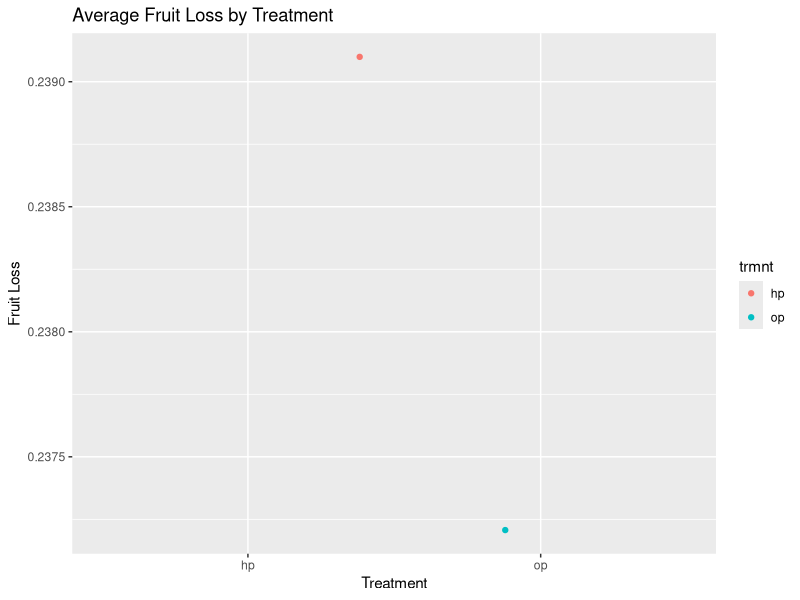
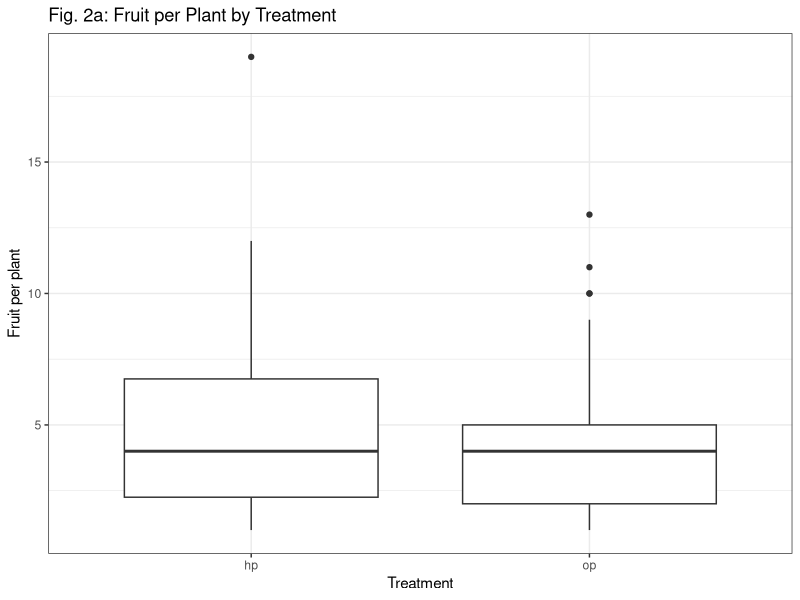
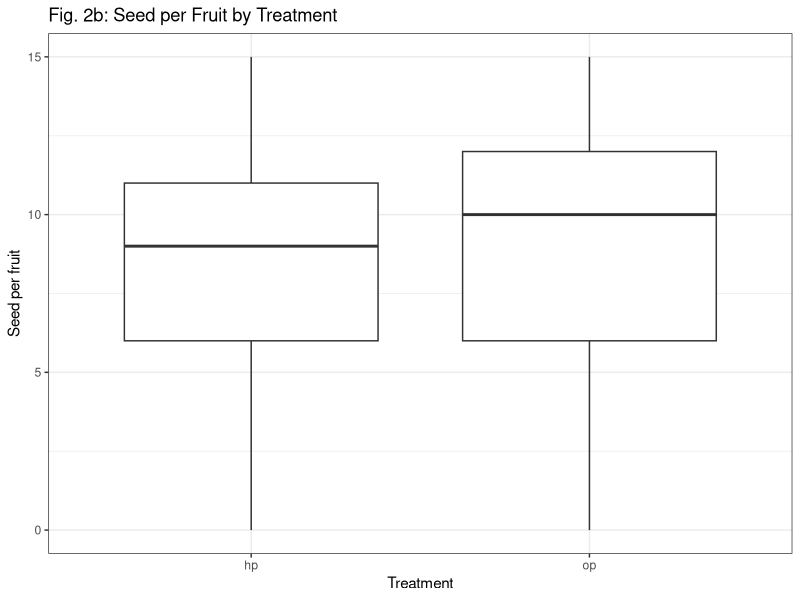
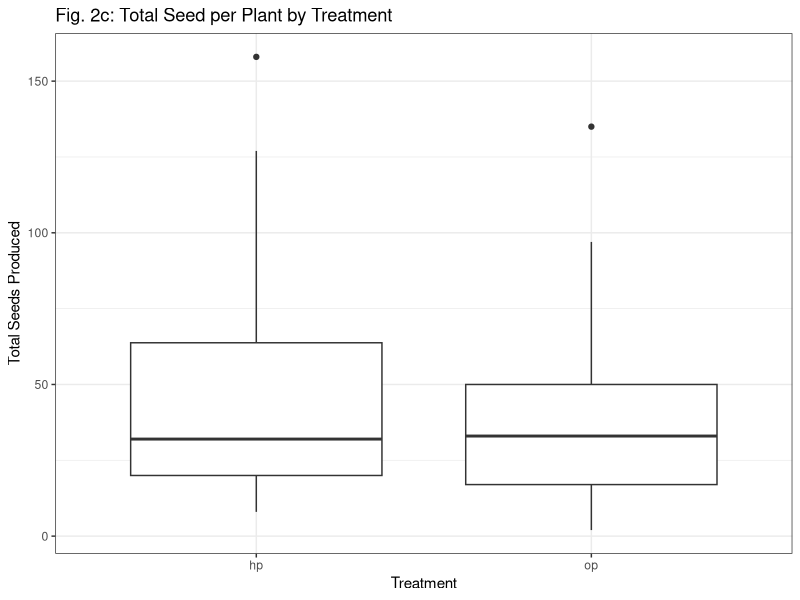
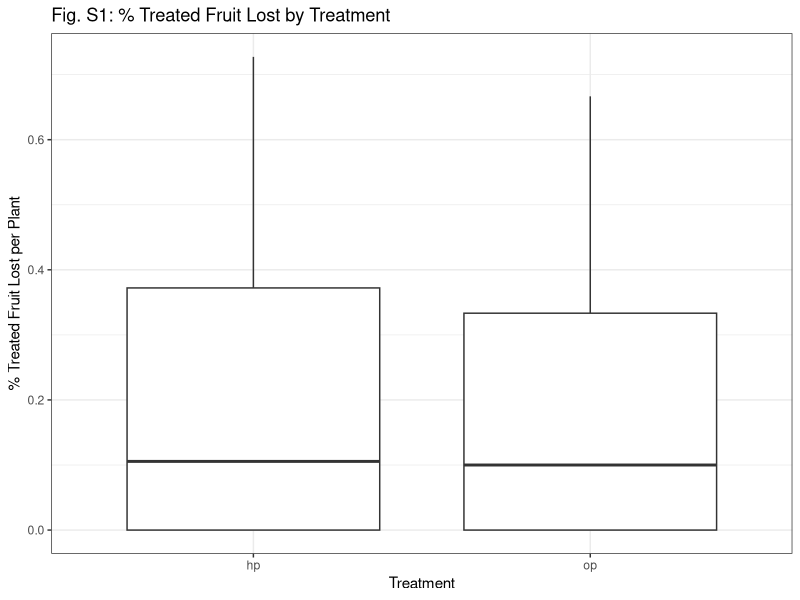
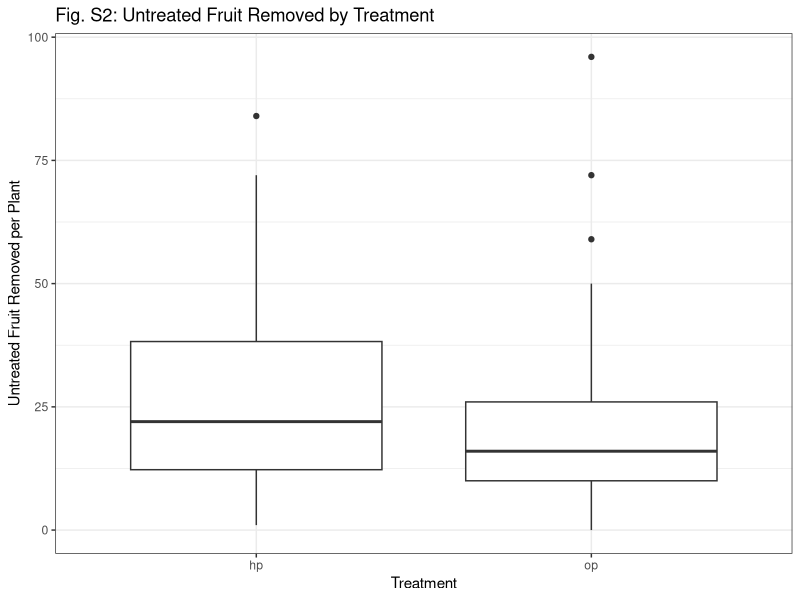
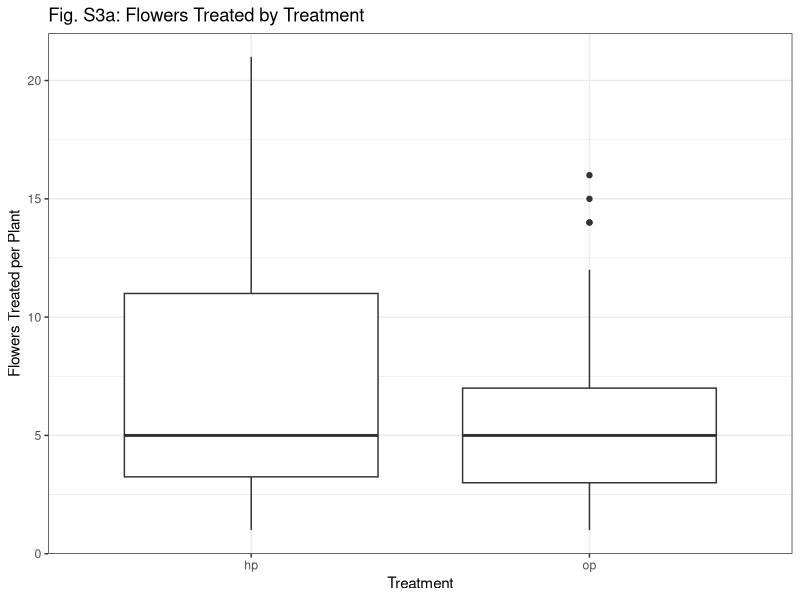
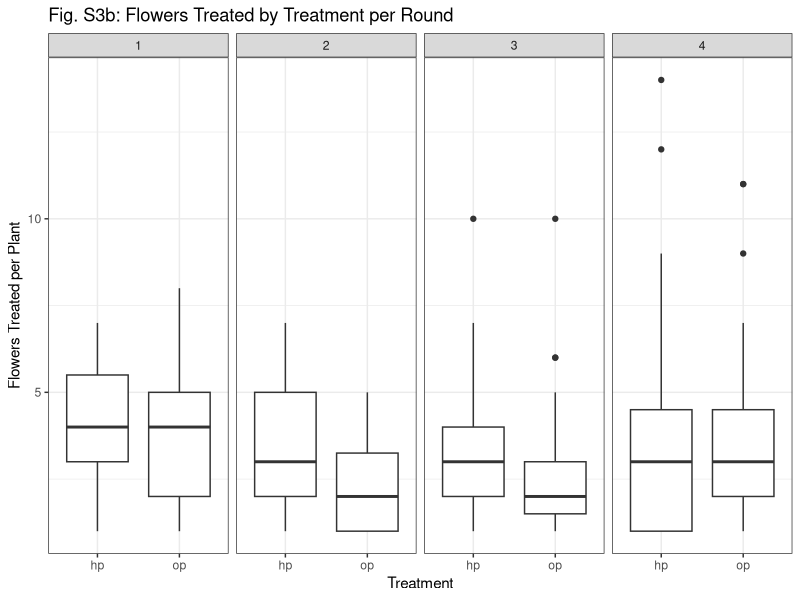

Reproduce these figures in R, in order. (Note: this script raises an error after producing the figures.)
### Jan 2019 code
#### data for summary tables and results section
library(tidyverse)
pollination<-read.csv("data/pollination_2017_pp_plant_trait.csv")
#upload seed data merged with the environmental data
seed_land<-read.csv("data/seed_land.csv")
seed_land<-seed_land%>%filter(plot=="hi")

# # of distinct plants used
pollination<-pollination%>%filter(plot=="hi")
n_distinct(pollination$ID) # of distinct plants

pollination%>% group_by(trmnt)%>% summarize(n_plants=n_distinct(ID)) # of times treated

# # of distinct plants we collected seed from
n_distinct(seed_land$ID)

# seed and fruit data summary
seed_tbl<-seed_land%>%
  filter(plot=="hi")%>% # select only the hi density plots
  group_by(trmnt)%>%
  summarise(n_plants=n_distinct(ID),n_fruit=n(),avg_seed=mean(total.seeds),median=median(total.seeds), 
                    sd=sd(total.seeds), var=var(total.seeds))
seed_tbl
mean(seed_tbl$n_fruit)
nrow(seed_land)


tot_seed_tbl<-seed_land%>%
  filter(plot=="hi")%>%
  group_by(trmnt,ID)%>%
  summarise(sum_seeds=sum(total.seeds), n_fruit=n())%>%
  group_by(trmnt)%>%
  summarise(n_plants=n(),total_fruit=sum(n_fruit),
            avg_n_fruit=mean(n_fruit), total_seeds=sum(sum_seeds),
            avg_sum_seeds=mean(sum_seeds), med_sum_seeds=median(sum_seeds),
            seeds_fruit=total_seeds/total_fruit,
            avg_seeds_fruit=avg_sum_seeds/avg_n_fruit)


# table of flowers treated, fruit recovered, and %fruit loss
flower_tbl<-seed_land%>%
  filter(plot=="hi")%>%
  group_by(trmnt,ID,round)%>%
  summarize(n_fruit=n(), n_flowers=(sum(flowers)/n()))%>%
  group_by(trmnt)%>%
    summarise(n_fruit_collected=sum(n_fruit),n_flowers_treated=sum(n_flowers),
              avg_fruit_coll=mean(n_fruit),avg_flowers_treated=mean(n_flowers),
              medfruit_coll=median(n_fruit),med_flowers_treated=median(n_flowers),
              frt_loss=1-(n_fruit_collected/n_flowers_treated))
ggplot(flower_tbl, aes(trmnt ,frt_loss, color=trmnt)) +geom_jitter()+ 
  labs(x="Treatment" ,y="Fruit Loss")+
  ggtitle("Average Fruit Loss by Treatment")

mean(flower_tbl$n_flowers)
median(flower_tbl$n_fruit)

median(flower_tbl$frt_loss)

1-(mean(flower_tbl$n_fruit/mean(flower_tbl$n_flowers)))

# plots for fig 2. Boxplots of two treatments

#fruits per plant
seed_land%>%
group_by(ID,trmnt)%>%
  summarize(n_fruit=n())%>%
  ggplot(aes(trmnt ,n_fruit)) +geom_boxplot()+ theme_bw()+
  labs(x="Treatment" ,y="Fruit per plant")+
  ggtitle("Fig. 2a: Fruit per Plant by Treatment")
#seeds per fruit per plant
seed_land%>%
  ggplot(aes(trmnt ,total.seeds)) +geom_boxplot()+ theme_bw()+
  labs(x="Treatment" ,y="Seed per fruit")+
  ggtitle("Fig. 2b: Seed per Fruit by Treatment")
#total seeds produced across all fruits collected for a plant 
seed_land%>%group_by(trmnt, ID)%>%
  summarize(sum_seed=sum(total.seeds))%>%
  ggplot(aes(trmnt ,sum_seed ))+geom_boxplot()+ theme_bw()+
  labs(x="Treatment" ,y="Total Seeds Produced")+
  ggtitle("Fig. 2c: Total Seed per Plant by Treatment")

#supplement table 1
#% treated fruit lost
seed_land%>%group_by(trmnt,ID,round)%>%
  summarize(n_fruit=n(), n_flowers=(sum(flowers)/n()))%>%
  group_by(trmnt,ID)%>%
  summarize(sum_fruit=sum(n_fruit), sum_flowers=sum(n_flowers),
            fruit_loss=1-(sum_fruit)/(sum_flowers))%>%
  ggplot(aes(trmnt ,fruit_loss))+geom_boxplot()+ theme_bw()+
  labs(x="Treatment" ,y="% Treated Fruit Lost per Plant")+
  ggtitle("Fig. S1: % Treated Fruit Lost by Treatment")
#supplement table 2
# # fruit removed by trmnt
seed_land%>%
  group_by(trmnt,ID,round)%>%
  summarize(frt_rem=(sum(frt_removed))/n())%>%
  group_by(trmnt,ID)%>%
  summarize(tot_frt_rem=sum(frt_rem))%>%
  ggplot(aes(trmnt ,tot_frt_rem)) +geom_boxplot()+ theme_bw()+
  labs(x="Treatment" ,y="Untreated Fruit Removed per Plant")+
  ggtitle("Fig. S2: Untreated Fruit Removed by Treatment")
## table for untreated frt removal
mean_frt_rem<-seed_land%>%
  group_by(trmnt,ID,round)%>%
  summarize(frt_rem=(sum(frt_removed))/n())%>%
  group_by(trmnt,ID)%>%
  summarize(tot_frt_rem=sum(frt_rem))%>%
  group_by(trmnt)%>%
  summarize(mean_frt_rem=mean(tot_frt_rem), med_frt_rem=median(tot_frt_rem))

##supplement 3
# 3a
## flower production total
seed_land%>%group_by(trmnt,ID,round)%>%
  summarize(n_fruit=n(), n_flowers=(sum(flowers)/n()))%>%
  group_by(trmnt,ID)%>%
  summarize(sum_fruit=sum(n_fruit), sum_flowers=sum(n_flowers),
            fruit_loss=1-(sum_fruit)/(sum_flowers))%>%
  ggplot(aes(trmnt ,sum_flowers))+geom_boxplot()+ theme_bw()+
  labs(x="Treatment" ,y="Flowers Treated per Plant")+
  ggtitle("Fig. S3a: Flowers Treated by Treatment")
#3b
## flower production by round
seed_land%>%group_by(trmnt,ID,round)%>%
  summarize(n_fruit=n(), n_flowers=(sum(flowers)/n()))%>%
  ggplot(aes(trmnt ,n_flowers))+geom_boxplot()+ 
  facet_grid(.~round)+
theme_bw()+
  labs(x="Treatment" ,y="Flowers Treated per Plant")+
  ggtitle("Fig. S3b: Flowers Treated by Treatment per Round")
  
  
  
  
  
  ##############
###############################
#pre 2019 code ## 
# Mostly tables but some plots
#########
  ### Pollinated Ovules /  Fruit

trmnt_tbl<-seed_land%>%
  group_by(round, ID,trmnt)%>%
  summarise(n_fruit=n(),n_flowers=sum(unique(flowers)),
            frt_loss=(1-(n_fruit/n_flowers)))%>% 
  group_by(ID,trmnt)%>%
  summarise(n_fruit=sum(n_fruit),n_flowers=sum(n_flowers),
            frt_loss=1-(n_fruit/n_flowers))=
  group_by(trmnt)%>%
  summarise(n_fruit=sum(n_fruit),n_flowers=sum(n_flowers),
            frt_loss=(1-(n_fruit/n_flowers))) 
  
ggplot(trmnt_tbl, aes(trmnt ,frt_loss, color=trmnt)) +geom_jitter()+ 
  labs(x="Treatment" ,y="Fruit Loss")+
  ggtitle("Average Fruit Loss by Treatment")


# table of mean, median, variance in poll_ovules

### These numbers seem to match Lee & Bazzaz 1982:
### Control plants in their study (no fruit removal) matured fruit w/ avg 11.3 ov and 11.1 devo seeds
### Plants with highest level of fruit removal (80% fruit removed) matured fruit w/ avg 9.9 ov and 8.2 seeds

### Other nuggets of info:
### We collected more HP fruit than OP fruit
### OP fruit had, on average, .5 more ovules than HP fruit.


# Pollinated Ovules/Total Ovules / Fruit

pollratio_tbl<-summarise(seed_land,fruit_count=n(), avg_pol=mean(poll_ovules/total.ovules), med_pol=median(poll_ovules/total.ovules),
                         var_pol=var(poll_ovules/total.ovules), sd_pol=sd(poll_ovules/total.ovules), 
                         coef_var_pol=(sd_pol/avg_pol))

pollratio_tbl



# Pollen Limitation (Total Ovules - Pollinated Ovules) / Fruit


pl_tbl<-summarise(seed_land,n_fruit=n(), avg=mean(poll_lim),median=median(poll_lim), 
                  sd=sd(poll_lim), var=var(poll_lim),coef_var=sd/avg)
pl_tbl




############
##### Site Response Variable Tables


#Total Seeds / Site

#Seeds collected per site

seed_site_total<- seed_land %>%
  group_by(site) %>%
  summarise(fruit_count = n(), seeds=sum(total.seeds),avg_seeds=mean(total.seeds), med_seeds=median(total.seeds),
            sd_seeds=sd(total.seeds), var_seeds=var(total.seeds))
seed_site_total

### seeds collected per site, round, and treatment

seed_site<- seed_land %>%
  group_by(site,prop.c,round,trmnt) %>%
  summarise(fruit_count = n(), seeds=sum(total.seeds),avg_seeds=mean(total.seeds), med_seeds=median(total.seeds),
            sd_seeds=sd(total.seeds), var_seeds=var(total.seeds))

seed_site



#Pollen Limitation / Site Table + Scatter plots

#Degree of pollen limitation (Poll ovules - total ovules) per fruit at the site level

### Pollen Limitation by site and round
pl_site<- seed_land %>%
  group_by(site,prop.c,trmnt) %>%
  summarise(fruit_count = n(), avg_pl=mean(poll_lim), med_pl=median(poll_lim),
            var_pl=var(poll_lim), sd_pl=sd(poll_lim), coef_var_pl=(sd_pl/avg_pl))


#ggplot(pl/site, aes(reorder(site,prop.c), avg_pl)) + geom_violin(draw_quantiles=.5) +ggtitle("avgPL by Site")
ggplot(pl_site, aes(prop.c,avg_pl,color=trmnt)) +geom_jitter() +
  ggtitle("Avg PL by % Development")+geom_smooth(method=lm,se=FALSE)

ggplot(pl_site, aes(prop.c,med_pl, color=trmnt)) +geom_point() +
  ggtitle("Med PL by % Development") +geom_smooth(method=lm,se=FALSE)


ggplot(pl_site, aes(prop.c,var_pl, color=trmnt)) +geom_point()+
  geom_smooth(method=lm, se=FALSE) +ggtitle("Variance in PL by % Development")


ggplot(pl_site, aes(prop.c,coef_var_pl)) +geom_point(aes(color=site)) +ggtitle("CV of PL by % Development")



####
# Pollinated Ovules / Site Table

#Number Ovules pollinated in a fruit at the site level

####
pol_ov_site<- seed_land %>%
  group_by(site,prop.c) %>%
  summarise(fruit_count = n(), avg_pol=mean(poll_ovules), med_pol=median(poll_ovules),
            var_pol=var(poll_ovules), sd_pol=sd(poll_ovules), coef_var_pol=(sd_pol/avg_pol))


ggplot(pol_ov_site, aes(prop.c,avg_pol)) +geom_point(aes(color=site)) +ggtitle("Avg Pol Ov by % Development")

ggplot(pol_ov_site, aes(prop.c,med_pol)) +geom_point(aes(color=site)) +ggtitle("Med Poll Ov by % Development")

ggplot(pol_ov_site, aes(prop.c,var_pol)) +geom_point(aes(color=site)) +ggtitle("Variance in Pol Ov by % Development")

ggplot(pol_ov_site, aes(prop.c,coef_var_pol)) +geom_point(aes(color=site)) +ggtitle("CV of Pol Ov by % Development")


# Pollinated Ovule/Virgin Ovules / Site & % Developed

#The proportion of available ovules pollinated in a fruit at the site level


polr_Site<- seed_land %>%
  group_by(site,prop.c,trmnt) %>%
  summarise(fruit_count=n(), avg_pol=mean(poll_ovules/total.ovules), med_pol=median(poll_ovules/total.ovules),
            var_pol=var(poll_ovules/total.ovules), sd_pol=sd(poll_ovules/total.ovules), 
            coef_var_pol=(sd_pol/avg_pol))



ggplot(pol_ratio_site , aes(prop.c,avg_pol)) +geom_point(aes(color=site))  

+ggtitle("Avg Pol Ratio by % Development")

ggplot(pol_ratio_site, aes(prop.c,med_pol)) +geom_point(aes(color=site)) +ggtitle("Med Poll Ov Ratio by % Development")

ggplot(pol_ratio_site, aes(prop.c,var_pol)) +geom_point(aes(color=site)) +ggtitle("Variance in Pol Ov Ratio by % Development")

ggplot(pol_ratio_site, aes(prop.c,coef_var_pol)) +geom_point(aes(color=site)) +ggtitle("CV of Pol Ov Ratio by % Development")           

######################################
# Big ole tables of response variables-->
#  Treatment/Site & % Developed
 # & Treatment/Site x Round & % Devo
####################################

### The ratio of pollinated ovules/total ovules and total - pollinated responses are decreasing 
### with increasing agricultural development around site.
### let's look at how treatments are influencing these results

### First let's build a big table including all response variables

#Running avg, med, var for each response variable:
# Pollinated Ovules/TOtal Ovules (pr), TotOv-PolOv (Topo), pollinated ovules (polov), and seed (seed)
### Maybe add total.seeds/total.ovules (so)??


trmnt_sitexx<- seed_land %>%# initially group by ID
  group_by(site,prop.c,plot,trmnt,ID) %>%
  summarise(fruit_count=n(), avg_pr=mean(poll_ovules/total.ovules), med_pr=median(poll_ovules/total.ovules),
            var_pr=var(poll_ovules/total.ovules), avg_topo=mean(total.ovules-poll_ovules),
           var_topo=var(total.ovules-poll_ovules),
            avg_polov=mean(poll_ovules), var_polov=var(poll_ovules), 
            avg_seed=mean(total.seeds), var_seed= var(total.seeds),avg_so=mean(total.seeds/total.ovules),
           var_so=var(total.seeds/total.ovules))%>%
#Now filter out plant with 1 observation, as these observations may skew the data
filter(fruit_count>1) %>%
  filter(plot=="hi")%>%
  group_by(site, prop.c,plot,trmnt)%>%
  summarise(fruit_count=sum(fruit_count), avg_pr=mean(avg_pr), med_pr=median(med_pr), 
            var_pr=mean(var_pr), avg_topo=mean(avg_topo), var_topo=mean(var_topo), 
            avg_polov=mean(avg_polov), var_polov=mean(var_polov), 
            avg_seed=mean(avg_seed), var_seed= mean(var_seed), avg_so=mean(avg_so), var_so=mean(var_so))


### Same table, but keep plants with 1 fruit
trmnt_site_1<- seed_land %>%# initially group by ID
  group_by(site,prop.c,plot,trmnt) %>%
  summarise(fruit_count=n(), avg_pr=mean(poll_ovules/total.ovules), med_pr=median(poll_ovules/total.ovules),
            var_pr=var(poll_ovules/total.ovules), avg_topo=mean(total.ovules-poll_ovules),
            var_topo=var(total.ovules-poll_ovules),
            avg_polov=mean(poll_ovules), var_polov=var(poll_ovules), 
            avg_seed=mean(total.seeds), var_seed= var(total.seeds), avg_so=mean(total.seeds/total.ovules),
            var_so=var(total.seeds/total.ovules))

#### Same tables, but with round also included

trmnt_site_rd<- seed_land %>%# initially group by ID
  group_by(site,round, prop.c,trmnt,ID) %>%
  summarise(fruit_count=n(), avg_pr=mean(poll_ovules/total.ovules), med_pr=median(poll_ovules/total.ovules),
            var_pr=var(poll_ovules/total.ovules), avg_topo=mean(total.ovules-poll_ovules),
            var_topo=var(total.ovules-poll_ovules),
            avg_polov=mean(poll_ovules), var_polov=var(poll_ovules), 
            avg_seed=mean(total.seeds), var_seed= var(total.seeds), avg_so=mean(total.seeds/total.ovules),
            var_so=var(total.seeds/total.ovules))%>%
  #Now filter out plant with 1 observation, as these observations may skew the data
  filter(fruit_count>1) %>%
  filter(plot=="hi")%>%
  group_by(site,round, prop.c,trmnt)%>%
  summarise(fruit_count=sum(fruit_count), avg_pr=mean(avg_pr), med_pr=median(med_pr), 
            var_pr=mean(var_pr), avg_topo=mean(avg_topo), var_topo=mean(var_topo), 
            avg_polov=mean(avg_polov), var_polov=mean(var_polov), 
            avg_seed=mean(avg_seed), var_seed= mean(var_seed),avg_so=mean(avg_so), var_so=mean(var_so))


### Same table, but keep plants with 1 fruit
trmnt_site_rd_1<- seed_land %>%# initially group by ID
  group_by(site,round,prop.c,trmnt) %>%
  summarise(fruit_count=n(), avg_pr=mean(poll_ovules/total.ovules), med_pr=median(poll_ovules/total.ovules),
            var_pr=var(poll_ovules/total.ovules), avg_topo=mean(total.ovules-poll_ovules),
            var_topo=var(total.ovules-poll_ovules),
            avg_polov=mean(poll_ovules), var_polov=var(poll_ovules), 
            avg_seed=mean(total.seeds), var_seed= var(total.seeds),avg_so=mean(total.seeds/total.ovules),
            var_so=var(total.seeds/total.ovules))

####################
#### Plots ####
########################
######

### Site only plots#####

#########
### Polr

### Plot of avg polr
ggplot(trmnt_sitexx, aes(prop.c,avg_pr, color=trmnt)) +geom_point()+
  ggtitle("Avg Pol Ratio by % Development") +geom_smooth(method=lm,se=FALSE)
### Intercept HP ~ .85, Intercept OP ~.9 
### Slope is slightly lower in op
### As prop.c increases avg polr (pollinated ovules/total Ovules) decreases
### this decrease is more intense in op but never crosses hp line
### Adding CIs shows significant overlap
### PR starts at difference of ~.05 between hp and op
### Or ~.55 fewer ovules for hp fruit
### This reduces down to a ~.01-.02 difference in hp and op PR at high develpment
### Or ~.11-.22 fewer ovules for hp fruit.


### Now compare if we drop single fruits
ggplot(trmnt_site, aes(prop.c,avg_pr, color=trmnt)) +geom_point()+
  ggtitle("Avg Pol Ratio by % Development") +geom_smooth(method=lm,se=FALSE)
### Now slopes are effectively equal. OP intercept is a little lower as well.
### Interpretation: pr in hp is ~ .03-.05 less than op. 
### There were ~11 total ovules per fruit, so this works out to ~.33-.55 fewer pollinated ovules in HP fruit
###
### Plot of var polr without dropping single fruit plants  
ggplot(trmnt_site_1, aes(prop.c,var_pr, color=trmnt)) +geom_point() +
  ggtitle("Variance in Pol Ov Ratio by % Development") +geom_smooth(method=lm, se=FALSE)
### Intercept higher for hp, indicating treating flowers added a small amount of variability
### but slope higher in op, leading to higher variability at higher prop.c
### So, prop.c had a marginally stronger effect on op plant PR. 
### had there been pollen limitation we would notice either a sharper slope for OP or a higher intercept
### in general variability seems low.
##


ggplot(trmnt_site, aes(prop.c,var_pr, color=trmnt)) +geom_point() +
  ggtitle("Variance in Pol Ov Ratio by % Development") +geom_smooth(method=lm, se=FALSE)

##Slope in HP plants almost 0. 
#Indicates there was just some variability inherent for treating across all propc
## Slope in op higher. Indicates variability grows with increasing prop.c, approaching variability in treating
# Intercepts ~ .043 HP and ~.0225 OP.
## Biggest change was to Staples, which seems to have had many single fruit plants 
# Takeaway: The amount of variability added by treatment exceeds that created by the gradient
# Prop. c didn't influence HP plants, indicating HP treatments were likely consistently effective
# BUT they seem to have been marginally detrimental to pollination of ovules.

###############
### Seed Set


ggplot(trmnt_site_1, aes(prop.c,avg_seed, color=trmnt)) +geom_point()+
  ggtitle("Avg Seed per fruit by % Development") +geom_smooth(method=lm,se=FALSE)
### INTERP:


### Now compare if we drop single fruits
ggplot(trmnt_sitexx, aes(prop.c,avg_seed, color=trmnt)) +geom_point()+
  ggtitle("Avg Seed per fruit by % Development") +geom_smooth(method=lm,se=FALSE)
### INTERP: ~.5 fewer seeds in hp at lowest pop.c, to 0 difference at highest prop.c
### HP treatment consistent, but either depressed sed set slightly 
### OR plant level effects and low sample size are skewing prop.c effect (probs a little of both)

ggplot(trmnt_site_1, aes(prop.c,var_seed, color=trmnt)) +geom_point() +
  ggtitle("Variance in seed per fruitRatio by % Development") +geom_smooth(method=lm, se=FALSE)
### INTERP: var same for op & hp at intercept but slope higher for op.
### hp treatment doesn't mute the effect of prop.c, small sample size may be skewing +plant level effects


ggplot(trmnt_site, aes(prop.c,var_seed, color=trmnt)) +geom_point() +
  ggtitle("Variance in seed/fruit % Development") +geom_smooth(method=lm, se=FALSE)
### Interp:
### Doesn't seem to be a relationship. lots of variability in one site.
### 


#########
##### topo 


ggplot(trmnt_site_1, aes(prop.c,avg_topo, color=trmnt)) +geom_point()+
  ggtitle("Avg total - pollinated ovules per fruit by % Development") +geom_smooth(method=lm,se=FALSE)
### INTERP: hp treatment fruit ~.4-.5 fewer ovules at low prop.c to .1 or less at high.


### Now compare if we drop single fruits
ggplot(trmnt_sitexx, aes(prop.c,avg_topo, color=trmnt)) +geom_point()+
  ggtitle("Avg total - pollinated ovules per fruit by % Development") +geom_smooth(method=lm,se=FALSE)
### INTERP: slopes decreased after dropping single fruits
### hp treatment fruit cosistently .3-.4 ovules fewer than op fruit

ggplot(trmnt_site_1, aes(prop.c,var_topo, color=trmnt)) +geom_point() +
  ggtitle("Variance in total- pollinated ovules per fruit by % Development") +geom_smooth(method=lm, se=FALSE)
### INTERP: Var increases for both treatments, slightly quicker for op.

ggplot(trmnt_site, aes(prop.c,var_topo, color=trmnt)) +geom_point() +
  ggtitle("Variance in Total -pollinated ovules per fruit by % Development") +geom_smooth(method=lm, se=FALSE)

### Interp: var higher in hp by a large amount once you get rid of singletons...
### topo may follow negative binomial; plot looks similar to averages
### so higher levels of topo have a higher level of variability **in general**
### We'll see if this holds


#####
## Polov


ggplot(trmnt_site_1, aes(prop.c,avg_polov, color=trmnt)) +geom_point()+
  ggtitle("Avg pollinated ovules per fruit by % Development") +geom_smooth(method=lm,se=FALSE)
### INTERP: 9 pollinated ovules per fruit in hp plants versus 10 at sites with low development
## much sharper slope in op plants


### Now compare if we drop single fruits
ggplot(trmnt_sitexx, aes(prop.c,avg_polov, color=trmnt)) +geom_point()+
  ggtitle("Avg pollinated ovules by % Development") +geom_smooth(method=lm,se=FALSE)
### INTERP: slopes decreased after dropping single fruits
### almost complete flat slope in hp fruits; about 8.7 ovules per fruit at all levels of prop.c
### compared to op frits that have about 9.6 ovules per fruit down to 8.7 at high prop.c 
### treatments were consistent, but slightly depressed seed set 
### OR site level effects are skewing that level of development
### OR plant level effects and who the fruit are coming form is drivng data
###

ggplot(trmnt_site_1, aes(prop.c,var_polov, color=trmnt)) +geom_point() +
  ggtitle("Variance in pollinated ovules by % Development") +geom_smooth(method=lm, se=FALSE)
### INTERP: var same for op & hp at intercept but slope higher for op.
### hp treatment doesn't mute the effect of prop.c, small sample size may be skewing +plant level effects


ggplot(trmnt_site, aes(prop.c,var_polov, color=trmnt)) +geom_point() +
  ggtitle("Variance in pollinated ovules by % Development") +geom_smooth(method=lm, se=FALSE)
### Interp: variance starts out low in op plants but shoots up over that of hp plants






###Site X Round plots

### topo

ggplot(trmnt_site_rd_1, aes(prop.c,avg_topo, color=trmnt)) +geom_point()+facet_grid(.~round)+
  ggtitle("Avg total - pollinated ovules per fruit by % Development") +geom_smooth(method=lm,se=FALSE)
### INTERP: All over the damn place


### Now compare if we drop single fruits
ggplot(trmnt_site_rd, aes(prop.c,avg_topo, color=trmnt)) +geom_point()+facet_grid(.~round)+
  ggtitle("Avg total - pollinated ovules per fruit by % Development") +geom_smooth(method=lm,se=FALSE)
### INTERP: 

ggplot(trmnt_site_rd_1, aes(prop.c,var_topo, color=trmnt)) +geom_point() +facet_grid(.~round)+
  ggtitle("Variance in total- pollinated ovules per fruit by % Development") +geom_smooth(method=lm, se=FALSE)
### INTERP: Variance in rd one hp fruit declines at higher values of prop.

ggplot(trmnt_site_rd, aes(prop.c,var_topo, color=trmnt)) +geom_point() +facet_grid(.~round)+
  ggtitle("Variance in Total -pollinated ovules per fruit by % Development") +geom_smooth(method=lm, se=FALSE)

########
### Polr

### Plot of avg polr


ggplot(trmnt_site_rd_1, aes(prop.c,avg_pr, color=trmnt)) +geom_point()+ facet_grid(.~round)+
  ggtitle("Avg Pol Ratio by % Development") +geom_smooth(method=lm,se=FALSE)

### 

### Now compare if we drop single fruits
ggplot(trmnt_site_rd, aes(prop.c,avg_pr, color=trmnt)) +geom_point()+ facet_grid(.~round)+
  ggtitle("Avg Pol Ratio by % Development (Drop Single Fruits)") +geom_smooth(method=lm,se=FALSE)



### Plot of var polr without dropping single fruit plants  
ggplot(trmnt_site_rd_1, aes(prop.c,var_pr, color=trmnt)) +geom_point() +facet_grid(.~round)+
  ggtitle("Variance in Pol Ov Ratio by % Development") +geom_smooth(method=lm, se=FALSE)



ggplot(trmnt_site_rd, aes(prop.c,var_pr, color=trmnt)) +geom_point() +facet_grid(.~round)+
  ggtitle("Variance in Pol Ov Ratio by % Development (Drop Single Fruits)") +geom_smooth(method=lm, se=FALSE)

# Variance very high in round 4, particularly in op fruit
# Variance in general low
#
ggplot(trmnt_site_rd_1, aes(prop.c,avg_seed, color=trmnt)) +geom_point()+facet_grid(.~round)+
  ggtitle("Avg Seed per fruit by % Development") +geom_smooth(method=lm,se=FALSE)
### INTERP:



### Now compare if we drop single fruits
ggplot(trmnt_site_rd, aes(prop.c,avg_seed, color=trmnt)) +geom_point()+facet_grid(.~round)+
  ggtitle("Avg Seed per fruit by % Development") +geom_smooth(method=lm,se=FALSE)


ggplot(trmnt_site_rd_1, aes(prop.c,var_seed, color=trmnt)) +geom_point() +facet_grid(.~round)+
  ggtitle("Variance in seed per fruitRatio by % Development") +geom_smooth(method=lm, se=FALSE)


ggplot(trmnt_site_rd, aes(prop.c,var_seed, color=trmnt)) +geom_point() +
  ggtitle("Variance in seed/fruit % Development") +geom_smooth(method=lm, se=FALSE)





#########################################
#########################################


#######
### Plant Level Response Variables==> generate tables and pass models
####

### Diff in HP-OP####

##First we need to generate averages and totals for each plot for each response variable we're interested in
HPOP_plant<-seed_land %>%
  group_by(prop.c,site,plot, trmnt)%>% 
  summarise(fruit_count=n(),seed_total=sum(total.seeds), avg_seeds=mean(total.seeds),
            total_pol=sum(poll_ovules),avg_pol=mean(poll_ovules))%>%

  filter(plot=="hi")

HPOP_plot<-HPOP_plant %>%
summarise(seed_diff= (seed_total[trmnt=="hp"])-(seed_total[trmnt=="op"]), 
          avg_seed_diff=(avg_seeds[trmnt=="hp"])-(avg_seeds[trmnt=="op"]),
          pollov_diff=(total_pol[trmnt=="hp"])-(total_pol[trmnt=="op"]),
          avg_pollov_diff=(avg_pol[trmnt=="hp"])-(avg_pol[trmnt=="op"] ))
   
### DROP LO DENSITY FRUIT        
##First we need to generate averages and totals for each plot for each response variable we're interested in
HPOP_droplo<-seed_land %>%
  group_by(prop.c,site,plot,trmnt,ID)%>% 
  summarise(fruit_count=n(),seed_total=sum(total.seeds), avg_seeds=mean(total.seeds),
            total_pol=sum(poll_ovules),avg_pol=mean(poll_ovules)) %>%
  #Now we need to pass this table to a new argument that will subtract the OP row from the HP row 
  #(or vice versa)
  # We should drop the low density treatment fruit from this to make the  observations more consistent
  filter(plot=="hi")%>%
  summarise(seed_diff= (seed_total[trmnt=="hp"])-(seed_total[trmnt=="op"]), 
            avg_seed_diff=(avg_seeds[trmnt=="hp"])-(avg_seeds[trmnt=="op"]),
            pollov_diff=(total_pol[trmnt=="hp"])-(total_pol[trmnt=="op"]),
            avg_pollov_diff=(avg_pol[trmnt=="hp"])-(avg_pol[trmnt=="op"] ))




### intact data set
ggplot(HPOP_plot, aes(prop.c,avg_seed_diff)) +geom_point()+
  ggtitle("Avg diff in seed between trmnts by % Development") +geom_smooth(method=lm,se=FALSE)

### droplow density
ggplot(HPOP_droplo, aes(prop.c,avg_seed_diff)) +geom_point()+
  ggtitle("Avg diff in seed between trmnts by % Development (Drop low)") +geom_smooth(method=lm,se=FALSE)

### intact data set
ggplot(HPOP_plot, aes(prop.c,avg_pollov_diff)) +geom_point()+
  ggtitle("Avg diff in pollovs between trmnts by % Development") +geom_smooth(method=lm,se=FALSE)

### droplow density
ggplot(HPOP_droplo, aes(prop.c,avg_pollov_diff)) +geom_point()+
  ggtitle("Avg diff in pollovs between trmnts by % Development (Drop low)") +geom_smooth(method=lm,se=FALSE)







 #seeds_op=sum(total.seeds [which(seed_land$trmnt=="op"),]), HPOP=seeds_hp-seeds_op)

ggplot(seed_plant,aes(trmnt,avg_seeds))+geom_violin(draw_quantiles=.5)
ggplot(seed_plant,aes(trmnt,med_seeds))+geom_violin(draw_quantiles=.5)

ggplot(seed_plant,aes(prop.c,med_seeds))+geom_jitter(aes(color=site))
ggplot(seed_plant,aes(prop.c,avg_seeds))+geom_jitter(aes(color=site))
ggplot(seed_plant,aes(prop.c,var_seeds))+geom_jitter(aes(color=site))
ggplot(seed_plant,aes(prop.c,CV_seeds))+geom_jitter(aes(color=site))


#Total seeds collected / plant


seed_plant<- seed_land %>%
  group_by(prop.c,site,ID, trmnt)%>%
  summarise(fruit_count=n(),seed_total=sum(total.seeds), avg_seeds=mean(total.seeds), med_seeds=median(total.seeds), 
            var_seeds=var(total.seeds), sd_seeds=sd(total.seeds), CV_seeds=sd_seeds/avg_seeds)

ggplot(seed_plant,aes(trmnt,avg_seeds))+geom_violin(draw_quantiles=.5)
ggplot(seed_plant,aes(trmnt,med_seeds))+geom_violin(draw_quantiles=.5)

ggplot(seed_plant,aes(prop.c,med_seeds))+geom_jitter(aes(color=site))
ggplot(seed_plant,aes(prop.c,avg_seeds))+geom_jitter(aes(color=site))
ggplot(seed_plant,aes(prop.c,var_seeds))+geom_jitter(aes(color=site))
ggplot(seed_plant,aes(prop.c,CV_seeds))+geom_jitter(aes(color=site))



#Pollinated Ovules / Plant table


### Pollinated ovules x plant table
pollov_plant<-seed_land %>%
  group_by(site,round, prop.c,ID,trmnt)%>%
  summarise(fruit_count=n(), avg_pol=mean(poll_ovules), med_pol=median(poll_ovules),
            var_pol=var(poll_ovules), sd_pol=sd(poll_ovules), cv_pol=(sd_pol/avg_pol))

ggplot(pollov_plant, aes(trmnt,med_pol)) +geom_violin(draw_quantiles=.5) +ggtitle("Plant lvl Avg of Pol Ovs by treatment")

ggplot(pollov_plant, aes(trmnt,med_pol)) +geom_violin(draw_quantiles=.5) +ggtitle("Plant lvl median of Pol Ovs by treatment")

ggplot(pollov_plant, aes(trmnt,var_pol)) +geom_violin(draw_quantiles=.5) +ggtitle("Var Estimate of Pol Ovs by treatment")
ggplot(pollov_plant, aes(trmnt,cv_pol)) +geom_violin(draw_quantiles=.5) +ggtitle("Cv of Pol Ovs by treatment")

ggplot(pollov_plant, aes(prop.c,avg_pol)) +geom_jitter(aes(color=site)) 
ggplot(pollov_plant, aes(prop.c,med_pol)) +geom_jitter(aes(color=site)) 

ggplot(pollov_plant, aes(prop.c,var_pol)) +geom_jitter(aes(color=site)) 

ggplot(pollov_plant, aes(prop.c,cv_pol)) +geom_jitter(aes(color=site))


#Pollinated Ovule Ratio / Plant table

pol_ratio_plant<-seed_land %>%
  group_by(site,round, prop.c, ID,trmnt)%>% 
  summarise(fruit_count=n(), avg_pol=mean(poll_ovules/total.ovules), med_pol=median(poll_ovules/total.ovules),
            var_pol=var(poll_ovules/total.ovules), sd_pol=sd(poll_ovules/total.ovules), 
            coef_var_pol=sd_pol/avg_pol)

ggplot(pol_ratio_plant, aes(trmnt,avg_pol)) +geom_violin(draw_quantiles=.5)+
  ggtitle(" Mean Ratio of Pollinated Ovules per Treatment")

ggplot(pol_ratio_plant, aes(trmnt,avg_pol)) +geom_violin(draw_quantiles=.5)+
  ggtitle(" Median Ratio of Pollinated Ovules per Treatment")

ggplot(pol_ratio_plant, aes(trmnt,avg_pol)) +geom_violin(draw_quantiles=.5)+
  ggtitle(" Var of Ratio of Pollinated Ovules per Treatment")

ggplot(pol_ratio_plant, aes(trmnt,avg_pol)) +geom_violin(draw_quantiles=.5)+
  ggtitle(" CV of Ratio of Pollinated Ovules per Treatment")

ggplot(pol_ratio_plant, aes(prop.c,avg_pol)) +geom_jitter(aes(color=site))+
  ggtitle("Change in Mean Ratio of Pollinated Ovule with % Developed")
ggplot(pol_ratio_plant, aes(prop.c,med_pol)) +geom_jitter(aes(color=site))+
  ggtitle("Change in Median Ratio of Pollinated Ovule with % Developed")
ggplot(pol_ratio_plant, aes(prop.c,var_pol)) +geom_jitter(aes(color=site))+
  ggtitle("Change in Ratio of Pollinated Ovule Variance with % Developed")
ggplot(pol_ratio_plant, aes(prop.c,coef_var_pol)) +geom_jitter(aes(color=site)) +
  ggtitle("Change in Ratio of Pollinated Ovule CV with % Developed")



#Pollen Limitation / Plant table


pl_plant<-seed_land%>%
  group_by(site,round, prop.c,ID,trmnt)%>%
  summarise(frt_coll=n(),trtd_flwrs=sum(unique(flowers)),frt_flw_ratio= frt_coll/trtd_flwrs,
            avg_pl=mean(poll_lim), med_pl=median(poll_lim),
            sd_pl=sd(poll_lim), var_pl=var(poll_lim), cv_pl=(sd_pl/avg_pl))

pl_plant%>%
  ggplot( aes(trmnt,avg_pl)) +geom_violin(draw_quantiles=.5)+
  ggtitle(" Mean Pollen Limitation per Treatment")

pl_plant%>%
  ggplot(aes(trmnt,med_pl)) +geom_violin(draw_quantiles=.5)+
  ggtitle(" Median Pollen Limitation per Treatment")

pl_plant%>%
  ggplot( aes(trmnt,var_pl)) +geom_violin(draw_quantiles=.5)+
  ggtitle(" Var of Pollen Limitation per Treatment")

pl_plant%>%
  ggplot( aes(trmnt,cv_pl)) +geom_violin(draw_quantiles=.5)+
  ggtitle(" CV of Pollen Limitation per Treatment")
pl_plant%>%
  ggplot( aes(prop.c,avg_pl)) +geom_jitter(aes(color=site))+
  ggtitle("Change in Mean PL with % Developed")

pl_plant%>%
  ggplot( aes(prop.c,med_pl)) +geom_jitter(aes(color=site))+
  ggtitle("Change in Median PL with % Developed")

pl_plant%>%
  ggplot( aes(prop.c,var_pl)) +geom_jitter(aes(color=site))+
  ggtitle("Change in PL Variance with % Developed")

pl_plant%>%
  ggplot(aes(prop.c,cv_pl)) +geom_jitter(aes(color=site)) +
  ggtitle("Change in PL CV with % Developed")


### HP- OP 



#purrr
##### Not sure if this is actually useful without a bit more work on manipulating the table
# let's group fruits by plant

n_distinct(seed_land$ID) # # of unique plants we collected seeds from
n_seeds <- seed_land %>% # pipeline passes outpute from this line of code to next line, simplifying code
  group_by(ID) %>% #I've passed the seed_land df to this line, and would like to group it by the unique ID of the plant
  mutate(.,coll_fruits=n())%>% # number of fruit collected per plant
  nest() 
nrow(n_seeds) # should match n_distinct from seed_land df


#use unnest to pull the nested dataframe back into shape.


##m_seeds is a nested data frame containing all of the fruit seed count data for a given plant'


### # of fruit collected at each site, the average number of fruit per plant, median, etc.

###plot fruit count data for each treatment and round!


ggplot(m_seeds,aes(trmnt,(coll_fruits)))+geom_violin(aes(color=trmnt)) 



#################
# We can aslo pass n_seeds through a function using mutate and map to count fruit per plant
count_f <- function(df)
  {count=nrow(df)} ## function that counts number of fruit for a given plant

m_seeds <- n_seeds%>%
  mutate(coll_fruit = map(data, count_f))%>%
  nest()# use mutate and map to apply function to n_seeds
length(m_seeds$coll_fruit) #length should match number of rows from n_seeds

### However, this creates a separate column not included within the original nested dataframe.
